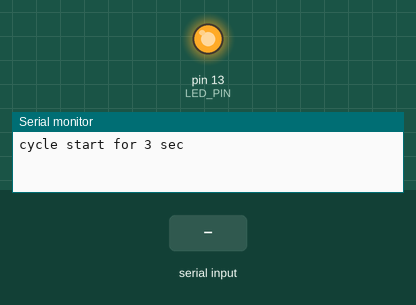
The sketch below on a simulated Arduino Uno, built with avr-gcc and run on an emulated ATmega328P. Parts: output pins drawn as LEDs (lit = HIGH), the last lines printed to the serial monitor. Dashed ring = blinking. The test bench sets the inputs (shaded band).

Above: at 0.1 s.
At 16.0 s:
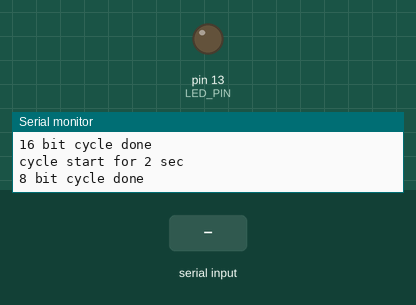
16.1 s: "90,45\n" received over Serial
At 16.9 s:
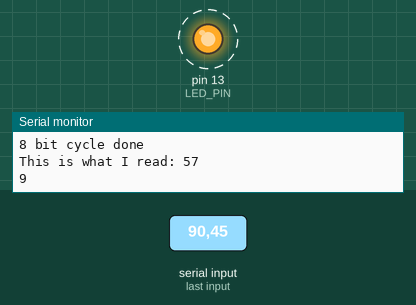
Timing chart, 0 to 24.6 s (numbered marks = the images above; inputs shaded):
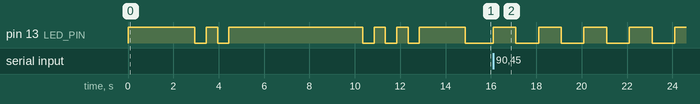

The sketch:

code.ino.ino
```cpp
/*--------------------------------------------------------------------
Name:   Michael Martin
Date:   1/30/2020
Course: CSCE 236 Embedded Systems (Spring 2020)
File:
HW/Lab: Lab 1, programming component

Purp: Source code for Arduino board,

Doc:

Academic Integrity Statement: I certify that, while others may have
assisted me in brain storming, debugging and validating this program,
the program itself is my own work. I understand that submitting code
which is the work of other individuals is a violation of the honor
code.  I also understand that if I knowingly give my original work to
another individual is also a violation of the honor code.
--------------------------------------------------------------------*/
#include<stdint.h>
#include<Arduino.h>

#define LED_PIN 13

int in_byte =0;
int flashcount = 0;
int speed = 0;
int i;

uint32_t bit32count;
uint16_t bit16count = 0xffff;
uint16_t bit16countB = 0xffff;
uint8_t bit8countA;
uint8_t bit8countB;
uint8_t bit8countC;


void setup() {
 Serial.begin(9600);
 while(!Serial){};
 //pinMode(LED_PIN,OUTPUT);
/*
 Serial.println("cycle start");
 for(bit16count = 0; bit16count < 0x3fffff; bit16count++){
    asm volatile("nop");

 }
  Serial.println("cycle done");
  */
 pinMode(LED_PIN,OUTPUT);
 blinkSequenceUsingBits();
}

void blinkSequenceUsingBits(){

  Serial.println("cycle start for 3 sec");
  digitalWrite(LED_PIN,HIGH);
  for(bit32count = 0; bit32count < 0x13ffff ; bit32count++){
    asm volatile("nop");
  }
  digitalWrite(LED_PIN,LOW);
  Serial.println("32 bit cycle done");

  delay(500);
  digitalWrite(LED_PIN,HIGH);
  delay(500);
  digitalWrite(LED_PIN,LOW);
  delay(500);

  Serial.println("cycle start for 6 sec");
  digitalWrite(LED_PIN,HIGH);
  for(bit16countB = 0; bit16countB < 0x48; bit16countB++){
  for(bit16count = 0; bit16count < 0xffff; bit16count ++){
     asm volatile("nop");
  }}
  digitalWrite(LED_PIN,LOW);
  Serial.println("16 bit cycle done");

  delay(500);
  digitalWrite(LED_PIN,HIGH);
  delay(500);
  digitalWrite(LED_PIN,LOW);
  delay(500);
  digitalWrite(LED_PIN,HIGH);
  delay(500);
  digitalWrite(LED_PIN,LOW);
  delay(500);

  digitalWrite(LED_PIN,HIGH);
  Serial.println("cycle start for 2 sec");
  for(bit8countA = 0; bit8countA < 41; bit8countA++){
    for(bit8countB = 0; bit8countB < 0xff; bit8countB++){
      for(bit8countC = 0; bit8countC < 0xff; bit8countC++){
      asm volatile("nop");
      }
    }
  }
  digitalWrite(LED_PIN,LOW);
  Serial.println("8 bit cycle done");
}


void flashSerial(){
  if(Serial.available()>0){
    in_byte = Serial.read();
    if(in_byte != 10){
      Serial.print("This is what I read: ");
      Serial.println(in_byte);
      if(in_byte >= 48 && in_byte <= 57){
        flashcount = in_byte - 48;
        Serial.println(flashcount);
      }
      else if(in_byte == 102){
        speed = 1;
        Serial.println("Speed set to fast.");
      }
      else if(in_byte == 115){
        speed = 0;
        Serial.println("Speed set to slow");
      }
    }
    for(i = 0; i < flashcount; i++){
      digitalWrite(LED_PIN,HIGH);
      if(speed == 0){delay(750);}
      delay(250);
      digitalWrite(LED_PIN,LOW);
      if(speed == 0){delay(750);}
      delay(250);
    }
    flashcount = 0;
  }
}


void loop() {
  flashSerial();

}
```

Measured:
- after the input at 16.1 s, pin 13 (LED_PIN): alternates HIGH for 1.0 s and LOW for 1.0 s, starting at once
